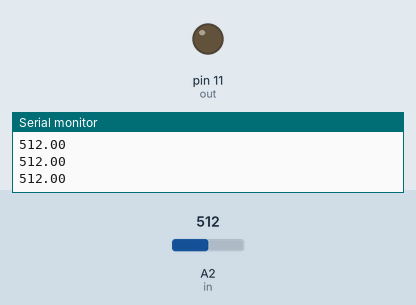
Recording of a sketch running on a simulated Arduino Uno, built with avr-gcc and run on an emulated ATmega328P. Parts: output pins drawn as LEDs (lit = HIGH), the last lines printed to the serial monitor. Inputs (shaded band) come from the test bench; at power-on: A2 (in) = 512.

Above: at 1.2 s.
1.3 s: A2 (in) set to 986
2.8 s: A2 (in) set to 1009
At 4.0 s:
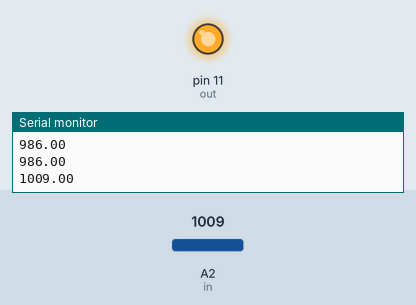
4.3 s: A2 (in) set to 990
At 4.9 s:
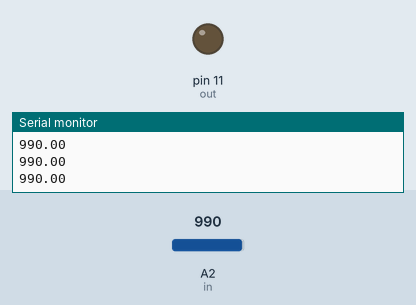
5.8 s: A2 (in) set to 1010
At 6.5 s:
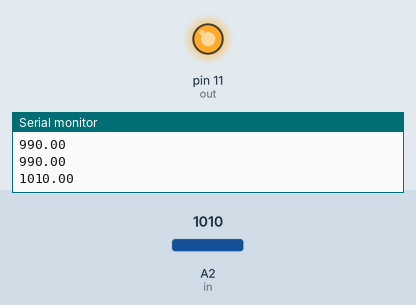
Timing chart, 0 to 8.3 s (numbered marks = the images above; inputs shaded):
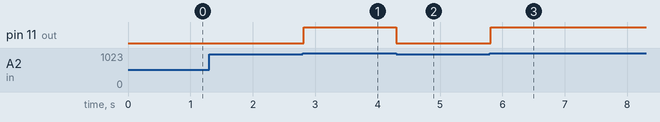

Measured:
- the behaviour switches between 1000 and 1001 on A2 (in) (found by bisection; images 0 and 1)
- after the input at 2.8 s, pin 11 (out): LOW → HIGH at once
- after the input at 4.3 s, pin 11 (out): HIGH → LOW at once
- after the input at 5.8 s, pin 11 (out): LOW → HIGH at once

The sketch:

potbuzzer.ino
```cpp
int out=11;
int in=A2;
float pot;
int a=100;
void setup() {
  pinMode(out,OUTPUT);
  pinMode(in,INPUT);
  Serial.begin(9600);
}

void loop() {
pot=analogRead(in);
Serial.println(pot);
while(pot>1000){
  digitalWrite(out,HIGH);
  pot=analogRead(in);
}
digitalWrite(out,LOW);
}
```
